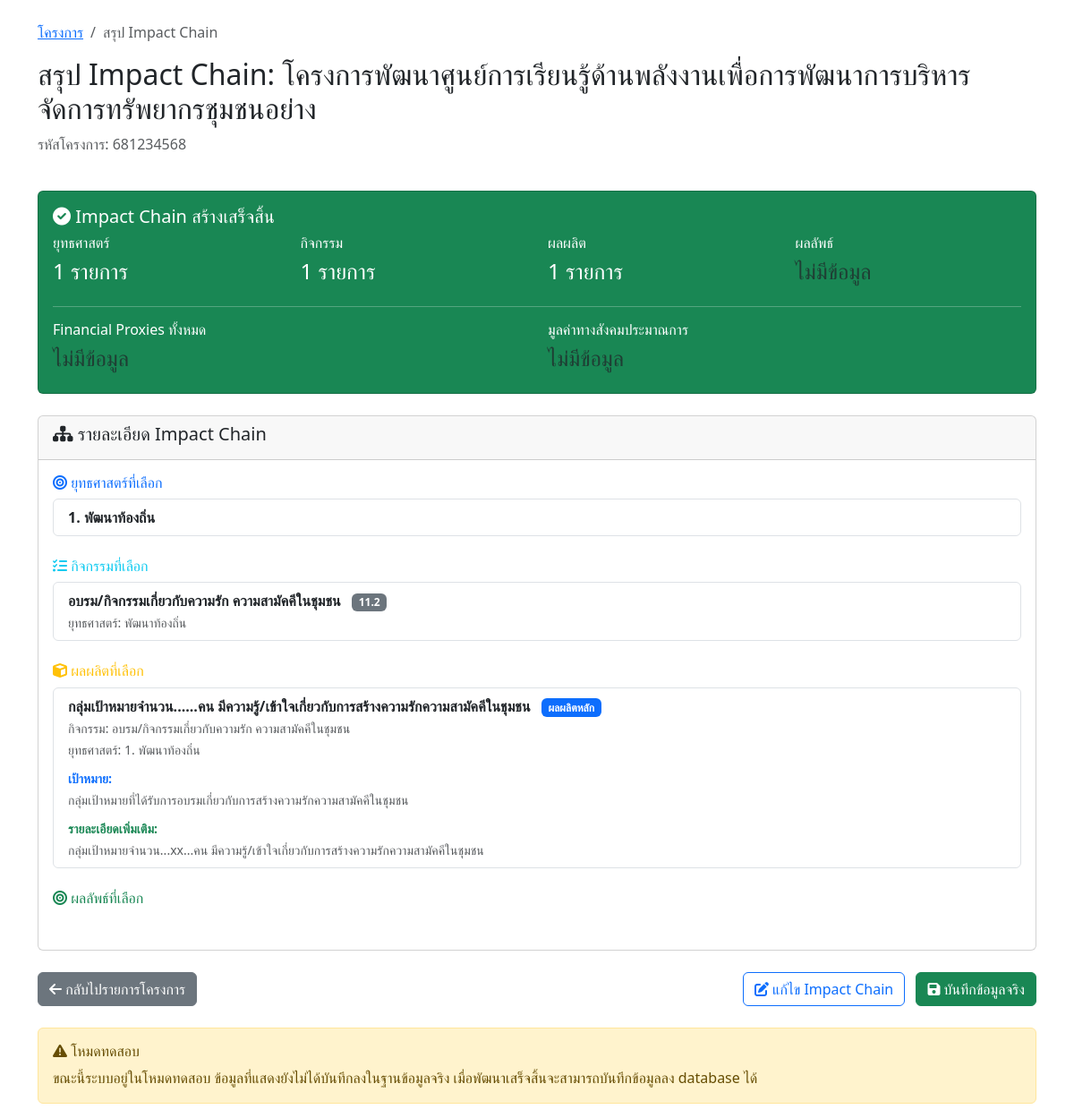
The app's page /impact-chain/summary.php?project_id=4 (signed in), older data.
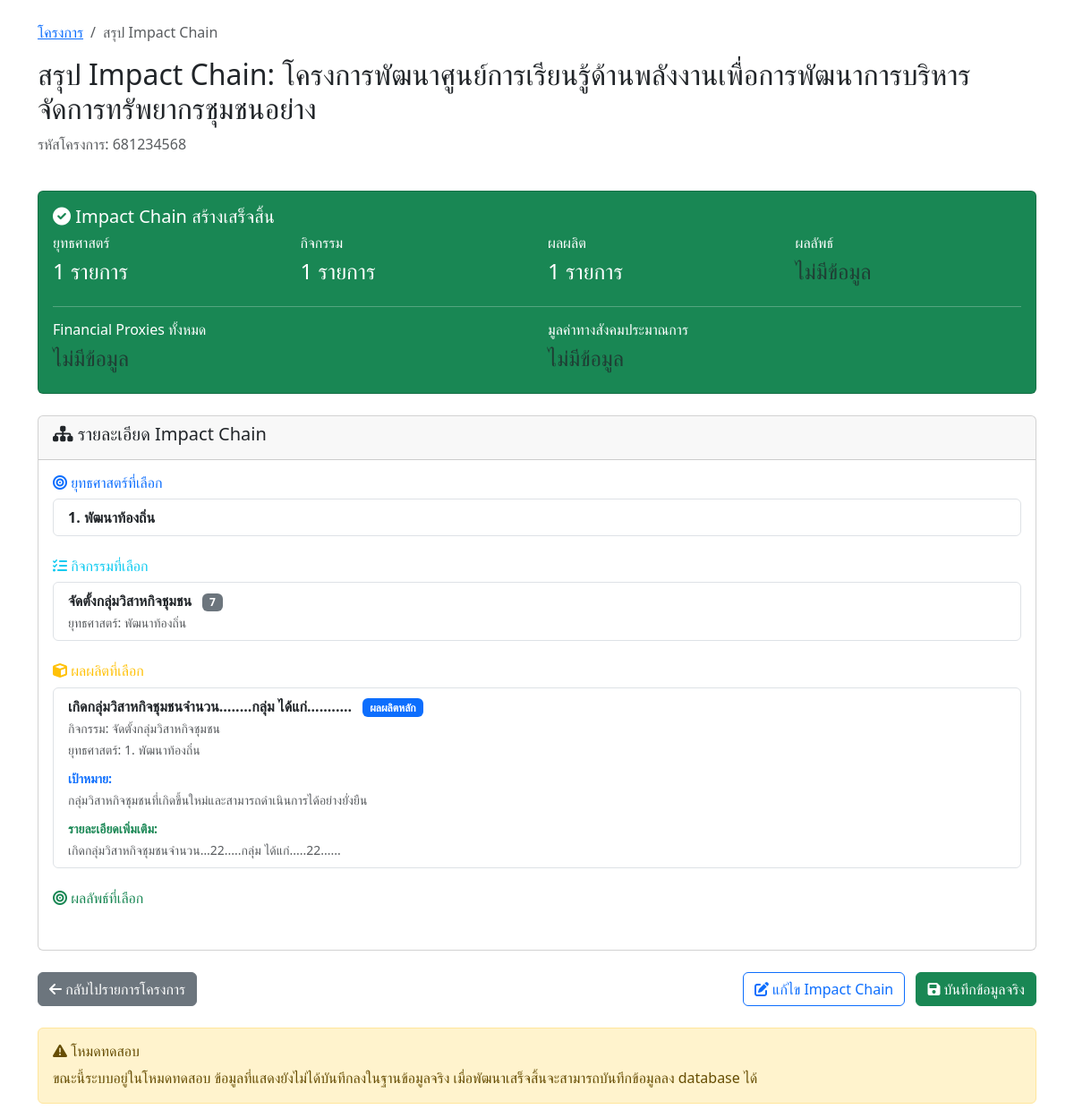
The same page, newer data.
### tables this page shows
CREATE TABLE `projects` (
  `id` int(11) NOT NULL,
  `project_code` varchar(50) NOT NULL COMMENT 'รหัสโครงการ',
  `name` varchar(500) NOT NULL COMMENT 'ชื่อโครงการ',
  `description` text DEFAULT NULL COMMENT 'รายละเอียดโครงการ',
  `objective` text DEFAULT NULL COMMENT 'วัตถุประสงค์โครงการ',
  `start_date` date DEFAULT NULL COMMENT 'วันที่เริ่มโครงการ',
  `end_date` date DEFAULT NULL COMMENT 'วันที่สิ้นสุดโครงการ',
  `budget` decimal(15,2) DEFAULT NULL COMMENT 'งบประมาณ',
  `organization` varchar(300) DEFAULT NULL COMMENT 'หน่วยงาน/องค์กร',
  `project_manager` varchar(200) DEFAULT NULL COMMENT 'ผู้จัดการโครงการ',
  `status` enum('incompleted','completed') DEFAULT 'incompleted' COMMENT 'สถานะโครงการ',
  `created_by` varchar(100) DEFAULT NULL COMMENT 'ผู้สร้าง',
  `created_at` timestamp NOT NULL DEFAULT current_timestamp(),
  `updated_at` timestamp NOT NULL DEFAULT current_timestamp() ON UPDATE current_timestamp()
);

CREATE TABLE `project_strategies` (
  `id` int(11) NOT NULL,
  `project_id` int(11) NOT NULL COMMENT 'รหัสโครงการ',
  `strategy_id` int(11) NOT NULL COMMENT 'รหัสยุทธศาสตร์',
  `created_by` varchar(100) DEFAULT NULL COMMENT 'ผู้สร้าง',
  `created_at` timestamp NOT NULL DEFAULT current_timestamp(),
  `updated_at` timestamp NOT NULL DEFAULT current_timestamp() ON UPDATE current_timestamp()
);

CREATE TABLE `strategies` (
  `strategy_id` int(11) NOT NULL,
  `strategy_code` varchar(50) NOT NULL,
  `strategy_name` varchar(255) NOT NULL,
  `description` text DEFAULT NULL,
  `created_at` timestamp NOT NULL DEFAULT current_timestamp()
);

CREATE TABLE `project_activities` (
  `id` int(11) NOT NULL,
  `project_id` int(11) NOT NULL COMMENT 'รหัสโครงการ',
  `activity_id` int(11) NOT NULL COMMENT 'รหัสกิจกรรม',
  `created_by` varchar(100) DEFAULT NULL COMMENT 'ผู้สร้าง',
  `created_at` timestamp NOT NULL DEFAULT current_timestamp(),
  `updated_at` timestamp NOT NULL DEFAULT current_timestamp() ON UPDATE current_timestamp()
);

CREATE TABLE `activities` (
  `activity_id` int(11) NOT NULL,
  `strategy_id` int(11) NOT NULL,
  `activity_code` varchar(20) NOT NULL,
  `activity_name` varchar(500) NOT NULL,
  `activity_description` text DEFAULT NULL
);

CREATE TABLE `project_outputs` (
  `id` int(11) NOT NULL,
  `project_id` int(11) NOT NULL COMMENT 'รหัสโครงการ',
  `output_id` int(11) NOT NULL COMMENT 'รหัสผลผลิต',
  `output_details` text NOT NULL COMMENT 'รายละเอียดเพิ่มเติมของผลผลิต',
  `created_by` varchar(100) DEFAULT NULL COMMENT 'ผู้สร้าง',
  `created_at` timestamp NOT NULL DEFAULT current_timestamp(),
  `updated_at` timestamp NOT NULL DEFAULT current_timestamp() ON UPDATE current_timestamp()
);

CREATE TABLE `outputs` (
  `output_id` int(11) NOT NULL,
  `activity_id` int(11) NOT NULL,
  `output_sequence` varchar(10) DEFAULT NULL,
  `output_description` text NOT NULL,
  `target_details` text DEFAULT NULL
);

### impact-chain/summary.php (the view, shortened to what this page needs)
<?php
require_once '../config.php';
$project_id = isset($_GET['project_id']) ? (int)$_GET['project_id'] : 0;
$user_id = $_SESSION['user_id'];
$check_query = "SELECT * FROM projects WHERE id = ? AND created_by = ?";
$check_stmt = mysqli_prepare($conn, $check_query);
mysqli_stmt_bind_param($check_stmt, 'is', $project_id, $user_id);
mysqli_stmt_execute($check_stmt);
$project_result = mysqli_stmt_get_result($check_stmt);
$project = mysqli_fetch_assoc($project_result);
$selected_strategies = [];
$selected_activity = null;
$selected_outputs = [];
$strategy_query = "SELECT ps.strategy_id, s.strategy_name
                   FROM project_strategies ps
                   JOIN strategies s ON ps.strategy_id = s.strategy_id
                   WHERE ps.project_id = ?";
$strategy_stmt = mysqli_prepare($conn, $strategy_query);
mysqli_stmt_bind_param($strategy_stmt, 'i', $project_id);
mysqli_stmt_execute($strategy_stmt);
$strategy_result = mysqli_stmt_get_result($strategy_stmt);
while ($strategy = mysqli_fetch_assoc($strategy_result)) {
    $selected_strategies[] = $strategy;
}
$activity_query = "SELECT pa.activity_id, a.activity_name, a.activity_code, a.activity_description, s.strategy_name
                   FROM project_activities pa
                   JOIN activities a ON pa.activity_id = a.activity_id
                   JOIN strategies s ON a.strategy_id = s.strategy_id
                   WHERE pa.project_id = ?";
$activity_stmt = mysqli_prepare($conn, $activity_query);
mysqli_stmt_bind_param($activity_stmt, 'i', $project_id);
mysqli_stmt_execute($activity_stmt);
$activity_result = mysqli_stmt_get_result($activity_stmt);
if (mysqli_num_rows($activity_result) > 0) {
    $selected_activity = mysqli_fetch_assoc($activity_result);
}
$output_query = "SELECT po.output_id, po.output_details, o.output_description, o.target_details, o.output_sequence, a.activity_name, s.strategy_name, s.strategy_id
                 FROM project_outputs po
                 JOIN outputs o ON po.output_id = o.output_id
                 JOIN activities a ON o.activity_id = a.activity_id
                 JOIN strategies s ON a.strategy_id = s.strategy_id
                 WHERE po.project_id = ?
                 ORDER BY o.output_sequence ASC, o.output_id ASC";
$output_stmt = mysqli_prepare($conn, $output_query);
mysqli_stmt_bind_param($output_stmt, 'i', $project_id);
mysqli_stmt_execute($output_stmt);
$output_result = mysqli_stmt_get_result($output_stmt);
while ($output = mysqli_fetch_assoc($output_result)) {
    $selected_outputs[] = $output;
}
?>
<!DOCTYPE html>
<html lang="th">
<head>
    <link href="https://cdn.jsdelivr.net/npm/bootstrap@5.3.0/dist/css/bootstrap.min.css" rel="stylesheet">
    <link href="https://cdnjs.cloudflare.com/ajax/libs/font-awesome/6.0.0/css/all.min.css" rel="stylesheet">
</head>
<body>
    <div class="container mt-4">
        <div class="row mb-4">
            <div class="col-12">
                <nav aria-label="breadcrumb">
                    <ol class="breadcrumb">
                        <li class="breadcrumb-item"><a href="../project-list.php">โครงการ</a></li>
                        <li class="breadcrumb-item active">สรุป Impact Chain</li>
                    </ol>
                </nav>
                <h2>สรุป Impact Chain: <?php echo htmlspecialchars($project['name']); ?></h2>
                <p class="text-muted">รหัสโครงการ: <?php echo htmlspecialchars($project['project_code']); ?></p>
            </div>
        </div>
        <div class="row mb-4">
            <div class="col-12">
                <div class="card bg-success text-white">
                    <div class="card-body">
                        <h5 class="card-title"><i class="fas fa-check-circle"></i> Impact Chain สร้างเสร็จสิ้น</h5>
                        <div class="row">
                            <div class="col-md-3">
                                <h6>ยุทธศาสตร์</h6>
                                <h4><?php echo count($selected_strategies); ?> รายการ</h4>
                            </div>
                            <div class="col-md-3">
                                <h6>กิจกรรม</h6>
                                <h4><?php echo $selected_activity ? '1' : '0'; ?> รายการ</h4>
                            </div>
                            <div class="col-md-3">
                                <h6>ผลผลิต</h6>
                                <h4><?php echo count($selected_outputs); ?> รายการ</h4>
                            </div>
                            <div class="col-md-3">
                                <h6>ผลลัพธ์</h6>
                                <h4><span class="text-muted">ไม่มีข้อมูล</span></h4>
                            </div>
                        </div>
                        <hr>
                        <div class="row">
                            <div class="col-md-6">
                                <h6>Financial Proxies ทั้งหมด</h6>
                                <h4><span class="text-muted">ไม่มีข้อมูล</span></h4>
                            </div>
                            <div class="col-md-6">
                                <h6>มูลค่าทางสังคมประมาณการ</h6>
                                <h4><span class="text-muted">ไม่มีข้อมูล</span></h4>
                            </div>
                        </div>
                    </div>
                </div>
            </div>
        </div>
        <div class="row">
            <div class="col-12">
                <div class="card">
                    <div class="card-header">
                        <h5><i class="fas fa-sitemap"></i> รายละเอียด Impact Chain</h5>
                    </div>
                    <div class="card-body">
                        <div class="mb-4">
                            <h6 class="text-primary"><i class="fas fa-bullseye"></i> ยุทธศาสตร์ที่เลือก</h6>
                            <ul class="list-group">
                                <?php foreach ($selected_strategies as $strategy): ?>
                                    <li class="list-group-item">
                                        <strong><?php echo $strategy['strategy_id']; ?>. <?php echo htmlspecialchars($strategy['strategy_name']); ?></strong>
                                    </li>
                                <?php endforeach; ?>
                            </ul>
                        </div>
                        <div class="mb-4">
                            <h6 class="text-info"><i class="fas fa-tasks"></i> กิจกรรมที่เลือก</h6>
                            <?php if ($selected_activity): ?>
                                <ul class="list-group">
                                    <li class="list-group-item">
                                        <strong><?php echo htmlspecialchars($selected_activity['activity_name']); ?></strong>
                                        <span class="badge bg-secondary ms-2"><?php echo htmlspecialchars($selected_activity['activity_code']); ?></span>
                                        <br><small class="text-muted">ยุทธศาสตร์: <?php echo htmlspecialchars($selected_activity['strategy_name']); ?></small>
                                    </li>
                                </ul>
                            <?php else: ?>
                                <div class="alert alert-info">ยังไม่ได้เลือกกิจกรรม</div>
                            <?php endif; ?>
                        </div>
                        <div class="mb-4">
                            <h6 class="text-warning"><i class="fas fa-cube"></i> ผลผลิตที่เลือก</h6>
                            <?php if (!empty($selected_outputs)): ?>
                                <ul class="list-group">
                                    <?php foreach ($selected_outputs as $output): ?>
                                        <li class="list-group-item">
                                            <div class="d-flex justify-content-between align-items-start">
                                                <div class="flex-grow-1">
                                                    <strong><?php echo htmlspecialchars($output['output_description']); ?></strong>
                                                    <?php if ($output['output_sequence'] == 1): ?>
                                                        <span class="badge bg-primary ms-2">ผลผลิตหลัก</span>
                                                    <?php else: ?>
                                                        <span class="badge bg-info ms-2">ผลผลิตย่อย</span>
                                                    <?php endif; ?>
                                                    <br><small class="text-muted">กิจกรรม: <?php echo htmlspecialchars($output['activity_name']); ?></small>
                                                    <br><small class="text-muted">ยุทธศาสตร์: <?php echo $output['strategy_id']; ?>. <?php echo htmlspecialchars($output['strategy_name']); ?></small>
                                                    <?php if (!empty($output['target_details'])): ?>
                                                        <div class="mt-2">
                                                            <small class="text-primary"><strong>เป้าหมาย:</strong></small>
                                                            <br><small class="text-muted"><?php echo nl2br(htmlspecialchars($output['target_details'])); ?></small>
                                                        </div>
                                                    <?php endif; ?>
                                                    <?php if (!empty($output['output_details'])): ?>
                                                        <div class="mt-2">
                                                            <small class="text-success"><strong>รายละเอียดเพิ่มเติม:</strong></small>
                                                            <br><small class="text-muted"><?php echo nl2br(htmlspecialchars($output['output_details'])); ?></small>
                                                        </div>
                                                    <?php endif; ?>
                                                </div>
                                            </div>
                                        </li>
                                    <?php endforeach; ?>
                                </ul>
                            <?php else: ?>
                                <div class="alert alert-info">ยังไม่ได้เลือกผลผลิต</div>
                            <?php endif; ?>
                        </div>
                        <div class="mb-4">
                            <h6 class="text-success"><i class="fas fa-bullseye"></i> ผลลัพธ์ที่เลือก</h6>
                        </div>
                    </div>
                </div>
            </div>
        </div>
        <div class="row mt-4">
            <div class="col-12">
                <div class="d-flex justify-content-between">
                    <a href="../project-list.php" class="btn btn-secondary">
                        <i class="fas fa-arrow-left"></i> กลับไปรายการโครงการ
                    </a>
                    <div>
                        <a href="step1-strategy.php?project_id=<?php echo $project_id; ?>" class="btn btn-outline-primary me-2">
                            <i class="fas fa-edit"></i> แก้ไข Impact Chain
                        </a>
                        <button class="btn btn-success" onclick="alert('ฟีเจอร์บันทึกข้อมูลจริงจะพัฒนาต่อไป')">
                            <i class="fas fa-save"></i> บันทึกข้อมูลจริง
                        </button>
                    </div>
                </div>
            </div>
        </div>
        <div class="row mt-4">
            <div class="col-12">
                <div class="alert alert-warning">
                    <h6><i class="fas fa-exclamation-triangle"></i> โหมดทดสอบ</h6>
                    <p class="mb-0">ขณะนี้ระบบอยู่ในโหมดทดสอบ ข้อมูลที่แสดงยังไม่ได้บันทึกลงในฐานข้อมูลจริง
                        เมื่อพัฒนาเสร็จสิ้นจะสามารถบันทึกข้อมูลลง database ได้</p>
                </div>
            </div>
        </div>
    </div>
</body>
</html>

Row changes from the older to the newer data that the page shows:
removed project_activities: activity.activity_name "อบรม/กิจกรรมเกี่ยวกับความรัก ความสามัคคีในชุมชน", activity.activity_code "11.2", strategies.strategy_name "พัฒนาท้องถิ่น"
removed project_outputs: output.output_description "กลุ่มเป้าหมายจำนวน......คน มีความรู้/เข้าใจเกี่ยวกับการสร้างความรักความสามัคคีในชุมชน", activities.activity_name "อบรม/กิจกรรมเกี่ยวกับความรัก ความสามัคคีในชุมชน", strategies.strategy_id "1", strategies.strategy_name "พัฒนาท้องถิ่น", output.target_details "กลุ่มเป้าหมายที่ได้รับการอบรมเกี่ยวกับการสร้างความรักความสามัคคีในชุมชน", output_details "กลุ่มเป้าหมายจำนวน...xx...คน มีความรู้/เข้าใจเกี่ยวกับการสร้างความรักความสามัคคีในชุมชน"
added project_activities: activity.activity_name "จัดตั้งกลุ่มวิสาหกิจชุมชน", activity.activity_code "7", strategies.strategy_name "พัฒนาท้องถิ่น"
added project_outputs: output.output_description "เกิดกลุ่มวิสาหกิจชุมชนจำนวน….....กลุ่ม ได้แก่...........", activities.activity_name "จัดตั้งกลุ่มวิสาหกิจชุมชน", strategies.strategy_id "1", strategies.strategy_name "พัฒนาท้องถิ่น", output.target_details "กลุ่มวิสาหกิจชุมชนที่เกิดขึ้นใหม่และสามารถดำเนินการได้อย่างยั่งยืน", output_details "เกิดกลุ่มวิสาหกิจชุมชนจำนวน…22.....กลุ่ม ได้แก่.....22......"
